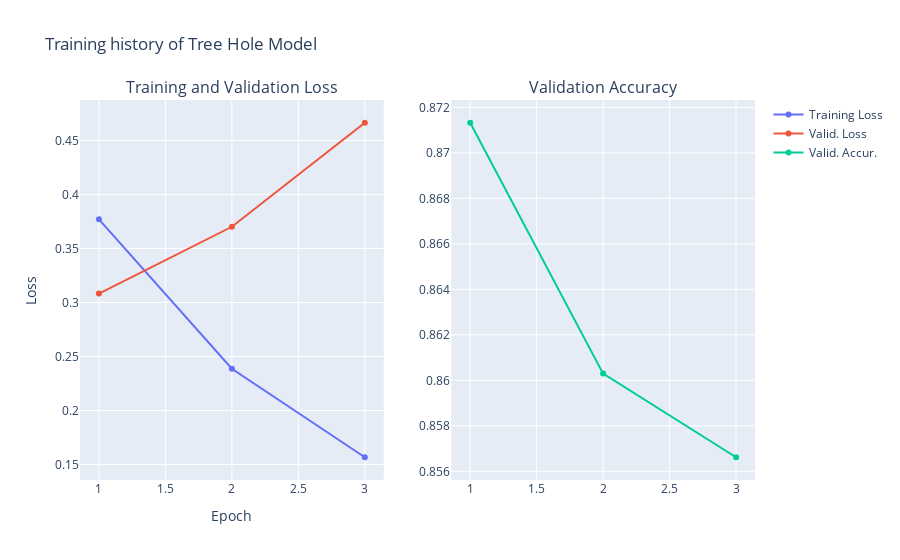

Notebook code cell kept with this figure:
### Code cell
import plotly.graph_objs as go
from plotly.subplots import make_subplots

fig = make_subplots(rows=1, cols=2, subplot_titles=('Training and Validation Loss', 'Validation Accuracy'))

fig.add_trace(
    go.Scatter(x=trainingstatsdf['epoch'], y=trainingstatsdf['Training Loss'], mode='lines+markers', name='Training Loss'), row=1, col=1)

fig.add_trace(
    go.Scatter(x=trainingstatsdf['epoch'], y=trainingstatsdf['Valid. Loss'], mode='lines+markers', name='Valid. Loss'), row=1, col=1)

fig.add_trace(
    go.Scatter(x=trainingstatsdf['epoch'], y=trainingstatsdf['Valid. Accur.'], mode='lines+markers', name='Valid. Accur.'), row=1, col=2)

fig.update_layout(title='Training history of Tree Hole Model', xaxis_title='Epoch', yaxis_title='Loss')

fig.show()

### Figure 1 — Plotly figure (JSON) as saved in the notebook; plotly's stock layout.template omitted (floating-point values rounded to 4 significant figures)
{"data": [{"mode": "lines+markers", "name": "Training Loss", "type": "scatter", "x": [1, 2, 3], "xaxis": "x", "y": [0.377, 0.2387, 0.1568], "yaxis": "y"}, {"mode": "lines+markers", "name": "Valid. Loss", "type": "scatter", "x": [1, 2, 3], "xaxis": "x", "y": [0.3083, 0.3701, 0.4664], "yaxis": "y"}, {"mode": "lines+markers", "name": "Valid. Accur.", "type": "scatter", "x": [1, 2, 3], "xaxis": "x2", "y": [0.8713, 0.8603, 0.8566], "yaxis": "y2"}], "layout": {"annotations": [{"font": {"size": 16}, "showarrow": false, "text": "Training and Validation Loss", "x": 0.225, "xanchor": "center", "xref": "paper", "y": 1, "yanchor": "bottom", "yref": "paper"}, {"font": {"size": 16}, "showarrow": false, "text": "Validation Accuracy", "x": 0.775, "xanchor": "center", "xref": "paper", "y": 1, "yanchor": "bottom", "yref": "paper"}], "title": {"text": "Training history of Tree Hole Model"}, "xaxis": {"anchor": "y", "domain": [0, 0.45], "title": {"text": "Epoch"}}, "xaxis2": {"anchor": "y2", "domain": [0.55, 1]}, "yaxis": {"anchor": "x", "domain": [0, 1], "title": {"text": "Loss"}}, "yaxis2": {"anchor": "x2", "domain": [0, 1]}}}
